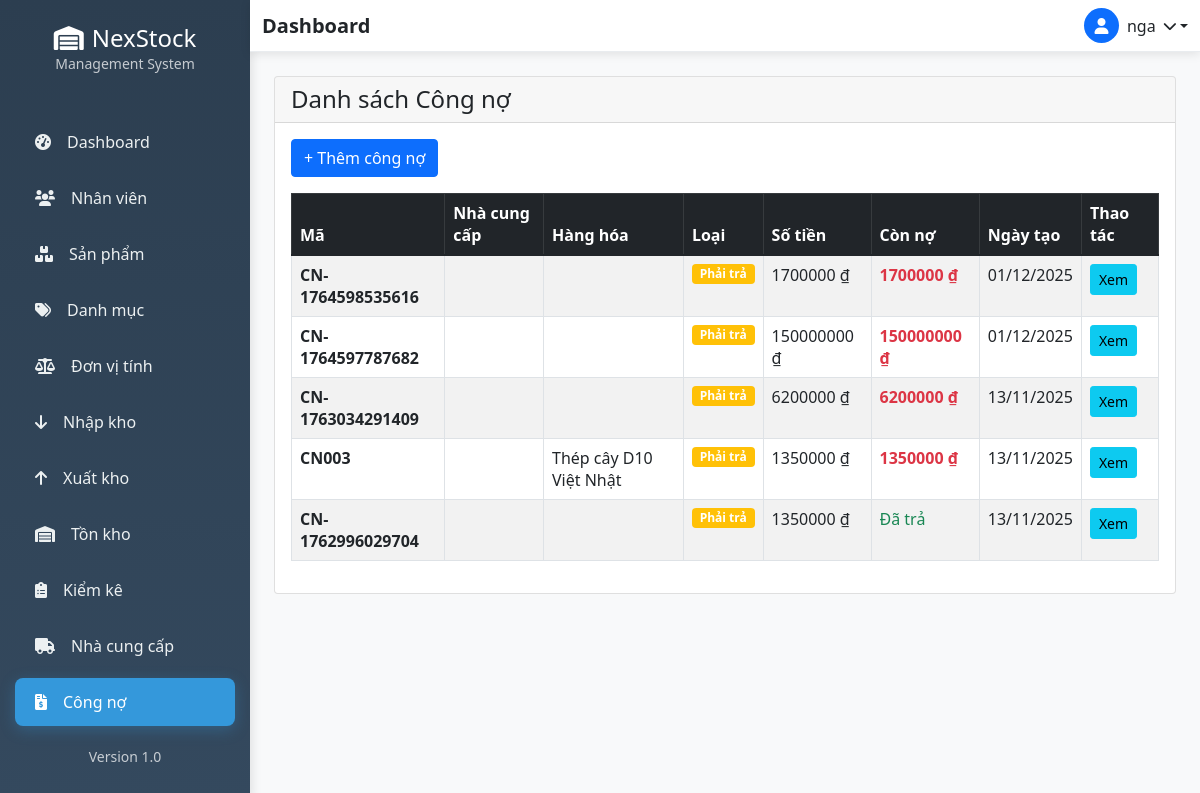
The page /debt/ (signed in) on the database its author committed.
### accounts/models.py (models this page shows, shortened)
class NguoiDung(AbstractUser):
    ho_ten = models.CharField(max_length=100, blank=True)
    vai_tro = models.CharField(max_length=20, choices=[
        ('admin', 'Quản trị viên'),
        ('manager', 'Quản lý'),
        ('staff', 'Nhân viên'),
    ], default='staff')
    trang_thai = models.BooleanField(default=True)

### debt/models.py (models this page shows, shortened)
class CongNo(models.Model):
    LOAI_CHOICES = [
        ('phai_thu', 'Phải thu'),
        ('phai_tra', 'Phải trả'),
    ]
    phieu_nhap = models.ForeignKey(NhapKho, on_delete=models.CASCADE)
    nha_cung_cap = models.ForeignKey(NhaCungCap, on_delete=models.CASCADE)
    ma_cong_no = models.CharField(max_length=20, unique=True)
    loai_cong_no = models.CharField(max_length=10, choices=LOAI_CHOICES)
    ten_hang_hoa = models.CharField(max_length=255)
    so_luong = models.IntegerField(default=1)
    don_gia = models.DecimalField(max_digits=15, decimal_places=2, default=0)
    so_tien = models.DecimalField(max_digits=15, decimal_places=2, default=0)
    so_tien_con_lai = models.DecimalField(max_digits=15, decimal_places=2, default=0)
    ngay_tao = models.DateTimeField(auto_now_add=True)
    han_thanh_toan = models.DateField(null=True, blank=True)  # Thêm trường này
    ghi_chu = models.TextField(blank=True, null=True)  # Thêm trường này
    def __init__(self, *args, **kwargs):
        kwargs.pop('some_unexpected_field', None)
        super().__init__(*args, **kwargs)

### debt/views.py (the view)
# urls.py: path('', views.CongNoListView.as_view(), name='congno_list'),
class CongNoListView(ListView):
    model = CongNo
    template_name = 'debt/congno_list.html'
    context_object_name = 'cong_no_list'
    def get_queryset(self):
        return CongNo.objects.select_related('nha_cung_cap').all().order_by('-ngay_tao')

### templates/debt/congno_list.html (shortened to what this page needs)
{% extends 'base.html' %}
{% block content %}
<div class="container-fluid">
    <div class="card">
        <div class="card-header">
            <h4 class="mb-0">Danh sách Công nợ</h4>
        </div>
        <div class="card-body">
            <div class="mb-3">
                <a href="{% url 'debt:congno_create' %}" class="btn btn-primary">+ Thêm công nợ</a>
            </div>
            <div class="table-responsive">
                <table class="table table-bordered table-striped">
                    <thead class="table-dark">
                        <tr>
                            <th>Mã</th>
                            <th>Nhà cung cấp</th>
                            <th>Hàng hóa</th>
                            <th>Loại</th>
                            <th>Số tiền</th>
                            <th>Còn nợ</th>
                            <th>Ngày tạo</th>
                            <th>Thao tác</th>
                        </tr>
                    </thead>
                    <tbody>
                        {% for congno in cong_no_list %}
                        <tr>
                            <td><strong>{{ congno.ma_cong_no }}</strong></td>
                            <td>{{ congno.nha_cung_cap.ten }}</td>
                            <td>{{ congno.ten_hang_hoa }}</td>
                            <td>
                                {% if congno.loai_cong_no == 'phai_thu' %}
                                <span class="badge bg-success">Phải thu</span>
                                {% else %}
                                <span class="badge bg-warning">Phải trả</span>
                                {% endif %}
                            </td>
                            <td>{{ congno.so_tien|floatformat:0 }} ₫</td>
                            <td>
                                {% if congno.so_tien_con_lai > 0 %}
                                <span class="text-danger fw-bold">{{ congno.so_tien_con_lai|floatformat:0 }} ₫</span>
                                {% else %}
                                <span class="text-success">Đã trả</span>
                                {% endif %}
                            </td>
                            <td>{{ congno.ngay_tao|date:"d/m/Y" }}</td>
                            <td>
                                <a href="{% url 'debt:congno_detail' congno.pk %}" class="btn btn-info btn-sm">
                                    Xem
                                </a>
                            </td>
                        </tr>
                        {% empty %}
                        <tr>
                            <td colspan="8" class="text-center text-muted">Không có công nợ</td>
                        </tr>
                        {% endfor %}
                    </tbody>
                </table>
            </div>
        </div>
    </div>
</div>
{% endblock %}

### templates/base.html (shortened to what this page needs)
{% load static %}
<html lang="vi">
<head>
    <link href="https://cdn.jsdelivr.net/npm/bootstrap@5.1.3/dist/css/bootstrap.min.css" rel="stylesheet">
    <link rel="stylesheet" href="https://cdnjs.cloudflare.com/ajax/libs/font-awesome/6.0.0/css/all.min.css">
</head>
<body>
{% if user.is_authenticated %}
<div class="d-flex">
    <div class="sidebar">
        <div class="sidebar-header text-center py-4">
            <h4 class="text-white mb-0">
                <i class="fas fa-warehouse me-2"></i>NexStock
            </h4>
            <small class="text-light opacity-75">Management System</small>
        </div>
        <nav class="nav flex-column mt-3">
            <a class="nav-link {% if request.resolver_match.url_name == 'dashboard' %}active{% endif %}"
               href="{% url 'dashboard' %}">
                <i class="fas fa-tachometer-alt me-3"></i>Dashboard
            </a>
            <a class="nav-link {% if 'nhan-vien' in request.path %}active{% endif %}"
               href="{% url 'danh_sach_nhan_vien' %}">
                <i class="fas fa-users me-3"></i>Nhân viên
            </a>
            <a class="nav-link {% if 'product' in request.path %}active{% endif %}"
               href="{% url 'product_list' %}">
                <i class="fas fa-boxes me-3"></i>Sản phẩm
            </a>
            <a class="nav-link {% if 'category' in request.path %}active{% endif %}"
               href="{% url 'category_list' %}">
                <i class="fas fa-tags me-3"></i>Danh mục
            </a>
            <a class="nav-link {% if 'unit' in request.path %}active{% endif %}"
               href="{% url 'unit_list' %}">
                <i class="fas fa-balance-scale me-3"></i>Đơn vị tính
            </a>
            <a class="nav-link {% if 'nhap' in request.path %}active{% endif %}"
               href="{% url 'inventory:nhapkho_list' %}">
                <i class="fas fa-arrow-down me-3"></i>Nhập kho
            </a>
            <a class="nav-link {% if 'xuat' in request.path %}active{% endif %}"
               href="{% url 'inventory:xuatkho_list' %}">
                <i class="fas fa-arrow-up me-3"></i>Xuất kho
            </a>
            <a class="nav-link {% if 'ton-kho' in request.path %}active{% endif %}"
               href="{% url 'inventory:chi_tiet_ton_kho' kho_id=1 %}">
                <i class="fas fa-warehouse me-3"></i>Tồn kho
            </a>
            <a class="nav-link {% if 'kiem-ke' in request.path %}active{% endif %}"
               href="{% url 'inventory:danh_sach_kiem_ke' %}">
                <i class="fas fa-clipboard-list me-3"></i>Kiểm kê
            </a>
            <a class="nav-link" href="/doi-tac/nha-cung-cap/">
                <i class="fas fa-truck me-3"></i>Nhà cung cấp
            </a>
            <a class="nav-link {% if 'debt' in request.path %}active{% endif %}"
               href="{% url 'debt:congno_list' %}">
                <i class="fas fa-file-invoice-dollar me-3"></i>Công nợ
            </a>
        </nav>
        <div class="sidebar-footer mt-auto p-3 text-center">
            <small class="text-light opacity-75">Version 1.0</small>
        </div>
    </div>
    <div class="main-content flex-grow-1">
        <nav class="navbar navbar-custom navbar-expand-lg">
            <div class="container-fluid d-flex justify-content-between">
                <h5 class="mb-0 fw-bold">{% block page_title %}Dashboard{% endblock %}</h5>
                <div class="dropdown">
                    <a href="#" class="dropdown-toggle text-dark text-decoration-none d-flex align-items-center"
                       id="userDropdown" data-bs-toggle="dropdown" aria-expanded="false">
                        <div class="bg-primary rounded-circle d-flex align-items-center justify-content-center me-2"
                             style="width: 35px; height: 35px;">
                            <i class="fas fa-user text-white"></i>
                        </div>
                        <span class="me-2">{{ user.username }}</span>
                        <i class="fas fa-chevron-down small"></i>
                    </a>
                </div>
            </div>
        </nav>
        <div class="container-fluid py-4">
            {% block content %}{% endblock %}
        </div>
    </div>
</div>
{% else %}
<div class="auth-wrapper">
    {% block auth_content %}{% endblock %}
</div>
{% endif %}
</body>
</html>

### templates/base.html (style rules this page uses)
:root { --primary-color: #2c3e50; --secondary-color: #34495e; --accent-color: #3498db; --sidebar-width: 250px; }
.sidebar { background: linear-gradient(180deg, var(--primary-color) 0%, var(--secondary-color) 100%); min-height: 100vh; width: var(--sidebar-width); position: fixed; left: 0; top: 0; box-shadow: 2px 0 10px rgba(0,0,0,0.1); }
.sidebar .nav-link { color: #ecf0f1; padding: 12px 20px; border-radius: 8px; margin: 4px 15px; transition: all 0.3s ease; font-weight: 500; }
.sidebar .nav-link.active { background-color: var(--accent-color); color: #ffffff; box-shadow: 0 4px 15px rgba(52, 152, 219, 0.3); }
.main-content { margin-left: var(--sidebar-width); min-height: 100vh; background-color: #f8f9fa; }
.navbar-custom { background: white !important; box-shadow: 0 2px 10px rgba(0,0,0,0.1); border-bottom: 1px solid #e9ecef; }

### rows shown on the page
NguoiDung: username "nga"
CongNo: ma_cong_no "CN-1764598535616", loai_cong_no "Phải trả", so_tien "1700000", so_tien_con_lai "1700000", ngay_tao "01/12/2025"
CongNo: ma_cong_no "CN-1764597787682", loai_cong_no "Phải trả", so_tien "150000000", so_tien_con_lai "150000000", ngay_tao "01/12/2025"
CongNo: ma_cong_no "CN-1763034291409", loai_cong_no "Phải trả", so_tien "6200000", so_tien_con_lai "6200000", ngay_tao "13/11/2025"
CongNo: ma_cong_no "CN003", ten_hang_hoa "Thép cây D10 Việt Nhật", loai_cong_no "Phải trả", so_tien "1350000", so_tien_con_lai "1350000", ngay_tao "13/11/2025"
CongNo: ma_cong_no "CN-1762996029704", loai_cong_no "Phải trả", so_tien "1350000", so_tien_con_lai "Đã trả", ngay_tao "13/11/2025"
